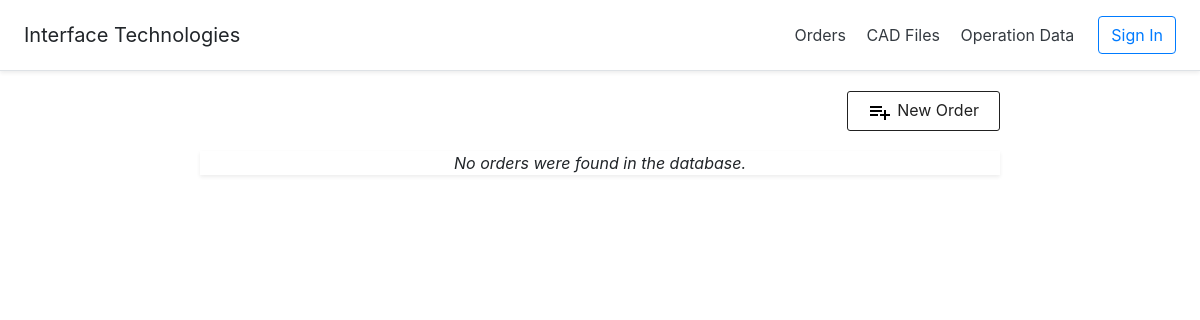
Before: / with the older database file.
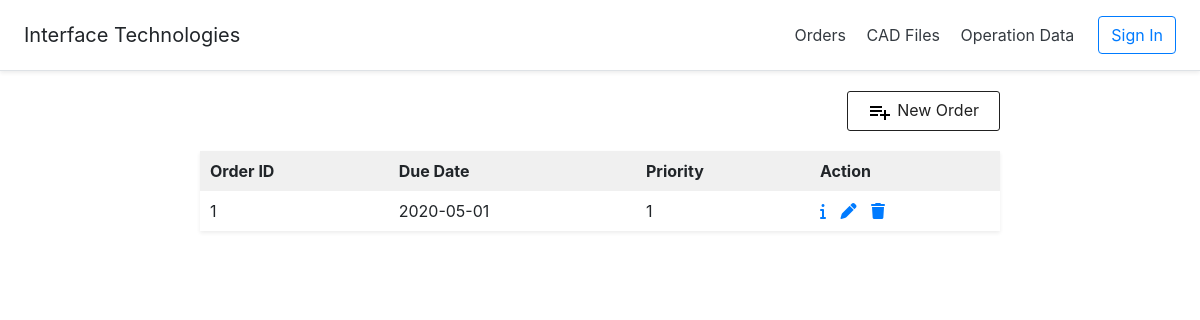
After: the same page with the newer database file.
### tables this page shows
CREATE TABLE JOB_ORDER
(
    id INT NOT NULL PRIMARY KEY AUTO_INCREMENT,
    due_date DATE,
    spread_time FLOAT,
    cut_time FLOAT,
    user_priority INT,
    generated_priority INT,
    allowable_table_ids VARCHAR(100),
    pref INT,
    scheduled VARCHAR(100),
    job_completed BOOLEAN,

    cadfile_id INT,

    NM INT,         
    TNR INT,       
    TCY INT     
);

### controllers/DBController.php (called while the page is built, shortened)
<?php
class DBController {
    private $host = "localhost";
    private $user = "root";
    private $password = "";
    private $database = "cutroom_db";
    private $conn;
    function __construct() {
        $this->conn = $this->connectDB();
    }
    function connectDB() {
        $conn = mysqli_connect($this->host,$this->user,$this->password,$this->database);
        return $conn;
    }
    function runBaseQuery($query) {
        $result = $this->conn->query($query);
            if ($result->num_rows > 0) {
                while($row = $result->fetch_assoc()) {
                    $resultset[] = $row;
                }
            }
        if(!empty($resultset)) {
            return $resultset;
        }
    }
}
?>

### controllers/job_order.php (called while the page is built, shortened)
<?php
require_once 'DBController.php';
class Job_Order {
    private $db_handle;
    function __construct() {
        $this->db_handle = new DBController();
    }
    function getAllOrders() {
        $sql = "SELECT * FROM JOB_ORDER ORDER BY id";
        $result = $this->db_handle->runBaseQuery($sql);
        return $result;
    }
}
?>

### views/job_orders.php (the view, shortened to what this page needs)
<?php require_once "header.php"; ?>
    <div id="container">
    <div style="text-align: right; margin: 20px 0px 10px;">
        <a id="btnAddAction" href="index.php?action=job_order-add"><img src="views/image/icon-add.png" />New Order</a>
    </div>
    <div id="toys-grid" class="shadow-sm">
        <?php
        if (empty($result)) {
            echo "<p style='text-align: center;'><em>No orders were found in the database.</em></p>";
        } else {
        ?>
        <table cellpadding="10" cellspacing="1">
            <thead>
                <tr>
                    <th>Order ID</th>
                    <th>Due Date</th>
                    <th>Priority</th>
                    <th>Action</th>
                </tr>
            </thead>
            <tbody>
                    <?php
                    if (! empty($result)) {
                        foreach ($result as $k => $v) {
                            ?>
          <tr>
                    <td><?php echo $result[$k]["id"]; ?></td>
                    <td><?php echo $result[$k]["due_date"]; ?></td>
                    <td><?php echo $result[$k]["user_priority"]; ?></td>
                    <td><a class="btnReadAction"
                        href="index.php?action=job_order-read&id=<?php echo $result[$k]["id"]; ?>">
                        <span class="fas fa-info"></span>
                        </a>
                        <a class="btnEditAction"
                        href="index.php?action=job_order-edit&id=<?php echo $result[$k]["id"]; ?>">
                        <span class="fas fa-pen"></span>
                        </a>
                        <a class="btnDeleteAction"
                        href="index.php?action=job_order-delete&id=<?php echo $result[$k]["id"]; ?>">
                        <span class="fas fa-trash"></span>
                        </a>
                    </td>
                </tr>
                    <?php
                        }
                    }
                    ?>
        </table>
        <?php
        }
        ?>
    </div>
    </div>
</body>
</html>

Changed rows visible on the page:
added job_order: id "1", due_date "2020-05-01", user_priority "1"
Other visible differences:
text no longer shown: "No orders were found in the database."
text now shown: "Order ID Due Date Priority Action"
